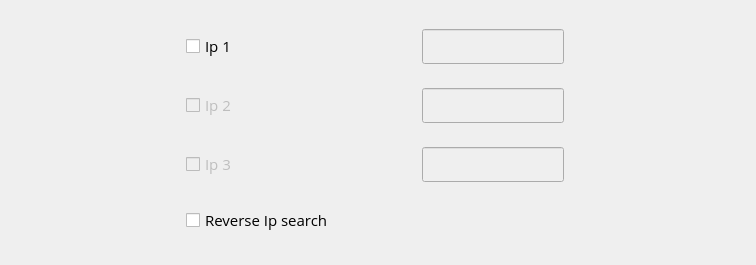
<?xml version="1.0" encoding="UTF-8"?>
<ui version="4.0">
 <class>WizardIpSearchPage</class>
 <widget class="QWidget" name="WizardIpSearchPage">
  <property name="geometry">
   <rect>
    <x>0</x>
    <y>0</y>
    <width>756</width>
    <height>265</height>
   </rect>
  </property>
  <property name="font">
   <font>
    <family>Open Sans</family>
    <pointsize>11</pointsize>
   </font>
  </property>
  <property name="windowTitle">
   <string>Form</string>
  </property>
  <layout class="QGridLayout" name="gridLayout">
   <item row="0" column="0">
    <spacer name="horizontalSpacer_3">
     <property name="orientation">
      <enum>Qt::Horizontal</enum>
     </property>
     <property name="sizeHint" stdset="0">
      <size>
       <width>175</width>
       <height>28</height>
      </size>
     </property>
    </spacer>
   </item>
   <item row="0" column="1">
    <widget class="QCheckBox" name="checkIp1">
     <property name="font">
      <font>
       <pointsize>11</pointsize>
      </font>
     </property>
     <property name="text">
      <string>Ip 1</string>
     </property>
    </widget>
   </item>
   <item row="0" column="2">
    <spacer name="horizontalSpacer">
     <property name="orientation">
      <enum>Qt::Horizontal</enum>
     </property>
     <property name="sizeHint" stdset="0">
      <size>
       <width>56</width>
       <height>20</height>
      </size>
     </property>
    </spacer>
   </item>
   <item row="0" column="3">
    <widget class="QLineEdit" name="lineIp1">
     <property name="enabled">
      <bool>false</bool>
     </property>
     <property name="minimumSize">
      <size>
       <width>71</width>
       <height>35</height>
      </size>
     </property>
     <property name="font">
      <font>
       <pointsize>11</pointsize>
      </font>
     </property>
    </widget>
   </item>
   <item row="0" column="4">
    <spacer name="horizontalSpacer_2">
     <property name="orientation">
      <enum>Qt::Horizontal</enum>
     </property>
     <property name="sizeHint" stdset="0">
      <size>
       <width>175</width>
       <height>28</height>
      </size>
     </property>
    </spacer>
   </item>
   <item row="1" column="0">
    <spacer name="horizontalSpacer_4">
     <property name="orientation">
      <enum>Qt::Horizontal</enum>
     </property>
     <property name="sizeHint" stdset="0">
      <size>
       <width>175</width>
       <height>28</height>
      </size>
     </property>
    </spacer>
   </item>
   <item row="1" column="1">
    <widget class="QCheckBox" name="checkIp2">
     <property name="enabled">
      <bool>false</bool>
     </property>
     <property name="font">
      <font>
       <pointsize>11</pointsize>
      </font>
     </property>
     <property name="text">
      <string>Ip 2</string>
     </property>
     <property name="checkable">
      <bool>true</bool>
     </property>
    </widget>
   </item>
   <item row="1" column="2">
    <spacer name="horizontalSpacer_8">
     <property name="orientation">
      <enum>Qt::Horizontal</enum>
     </property>
     <property name="sizeHint" stdset="0">
      <size>
       <width>56</width>
       <height>20</height>
      </size>
     </property>
    </spacer>
   </item>
   <item row="1" column="3">
    <widget class="QLineEdit" name="lineIp2">
     <property name="enabled">
      <bool>false</bool>
     </property>
     <property name="minimumSize">
      <size>
       <width>71</width>
       <height>35</height>
      </size>
     </property>
     <property name="font">
      <font>
       <pointsize>11</pointsize>
      </font>
     </property>
    </widget>
   </item>
   <item row="1" column="4">
    <spacer name="horizontalSpacer_5">
     <property name="orientation">
      <enum>Qt::Horizontal</enum>
     </property>
     <property name="sizeHint" stdset="0">
      <size>
       <width>175</width>
       <height>28</height>
      </size>
     </property>
    </spacer>
   </item>
   <item row="2" column="0">
    <spacer name="horizontalSpacer_6">
     <property name="orientation">
      <enum>Qt::Horizontal</enum>
     </property>
     <property name="sizeHint" stdset="0">
      <size>
       <width>175</width>
       <height>28</height>
      </size>
     </property>
    </spacer>
   </item>
   <item row="2" column="1">
    <widget class="QCheckBox" name="checkIp3">
     <property name="enabled">
      <bool>false</bool>
     </property>
     <property name="font">
      <font>
       <pointsize>11</pointsize>
      </font>
     </property>
     <property name="text">
      <string>Ip 3</string>
     </property>
    </widget>
   </item>
   <item row="2" column="2">
    <spacer name="horizontalSpacer_9">
     <property name="orientation">
      <enum>Qt::Horizontal</enum>
     </property>
     <property name="sizeHint" stdset="0">
      <size>
       <width>56</width>
       <height>20</height>
      </size>
     </property>
    </spacer>
   </item>
   <item row="2" column="3">
    <widget class="QLineEdit" name="lineIp3">
     <property name="enabled">
      <bool>false</bool>
     </property>
     <property name="minimumSize">
      <size>
       <width>71</width>
       <height>35</height>
      </size>
     </property>
     <property name="font">
      <font>
       <pointsize>11</pointsize>
      </font>
     </property>
    </widget>
   </item>
   <item row="2" column="4">
    <spacer name="horizontalSpacer_7">
     <property name="orientation">
      <enum>Qt::Horizontal</enum>
     </property>
     <property name="sizeHint" stdset="0">
      <size>
       <width>175</width>
       <height>28</height>
      </size>
     </property>
    </spacer>
   </item>
   <item row="3" column="0">
    <spacer name="horizontalSpacer_11">
     <property name="orientation">
      <enum>Qt::Horizontal</enum>
     </property>
     <property name="sizeHint" stdset="0">
      <size>
       <width>175</width>
       <height>28</height>
      </size>
     </property>
    </spacer>
   </item>
   <item row="3" column="1">
    <widget class="QCheckBox" name="checkExtSearch">
     <property name="font">
      <font>
       <pointsize>11</pointsize>
      </font>
     </property>
     <property name="toolTip">
      <string>&lt;html&gt;&lt;head/&gt;&lt;body&gt;&lt;span&gt;Ip 1 is set, Ip 2 equals to Ip 3&lt;/span&gt;&lt;/body&gt;&lt;/html&gt;</string>
     </property>
     <property name="text">
      <string>Reverse Ip search</string>
     </property>
    </widget>
   </item>
   <item row="3" column="2" colspan="3">
    <spacer name="horizontalSpacer_12">
     <property name="orientation">
      <enum>Qt::Horizontal</enum>
     </property>
     <property name="sizeHint" stdset="0">
      <size>
       <width>395</width>
       <height>28</height>
      </size>
     </property>
    </spacer>
   </item>
  </layout>
 </widget>
 <resources/>
 <connections/>
</ui>
